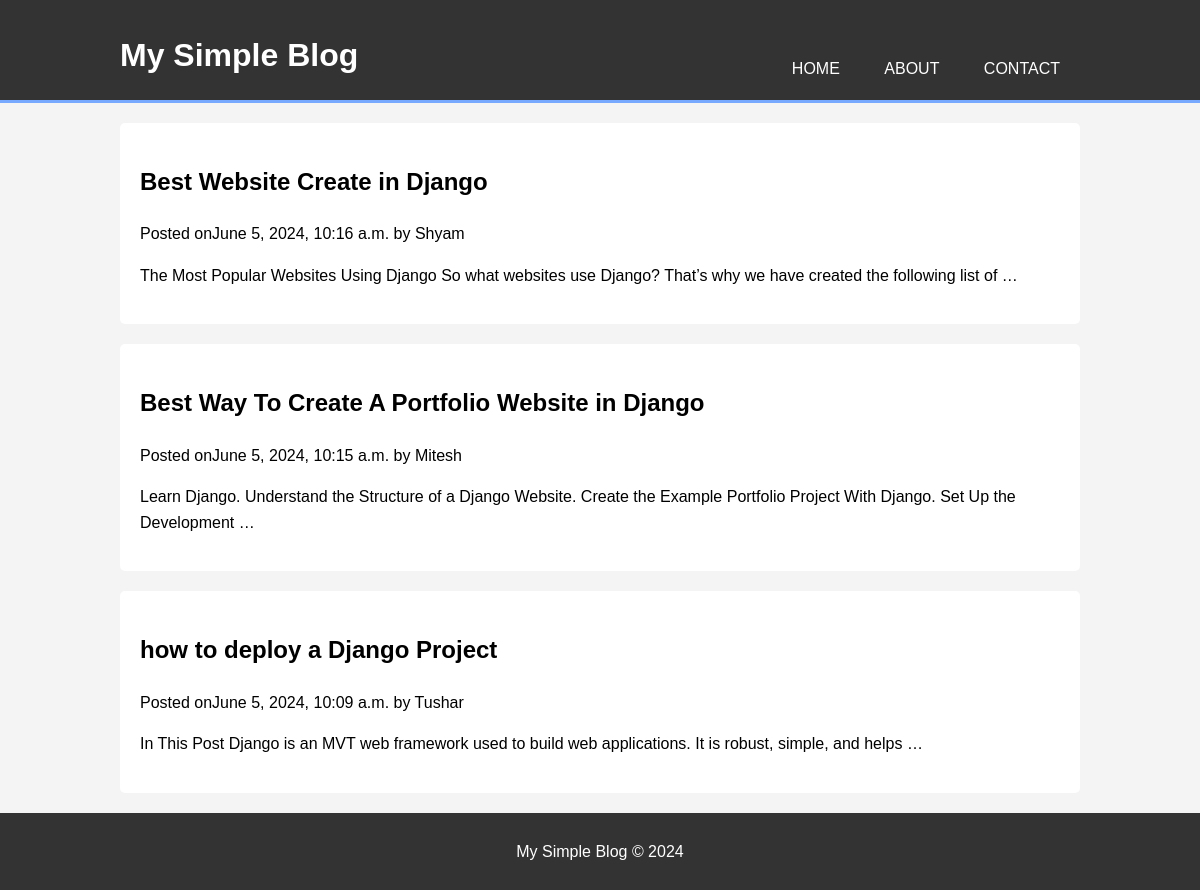
The page / on the database its author committed.
### posts/models.py (models this page shows)
class Post(models.Model):
    title = models.CharField(max_length=100)
    body =models.CharField(max_length=100000)
    created_at = models.DateTimeField(default=datetime.now,blank=True)
    creator = models.CharField(max_length=100)

### posts/views.py (the view)
# urls.py: path('', views.index,name='index'),
def index(request):
    posts = Post.objects.all()
    return render(request, 'index.html',{'posts': posts})

### templates/index.html (shortened to what this page needs)
{% load static %}
<!DOCTYPE html>
<html lang="en">
<head>
</head>
<body>
    <header>
        <div class="container">
            <div id="branding">
                <h1>My Simple Blog</h1>
            </div>
            <nav>
                <ul>
                    <li><a href="#">Home</a></li>
                    <li><a href="#">About</a></li>
                    <li><a href="#">Contact</a></li>
                </ul>
            </nav>
        </div>
    </header>
    <section class="container">
        {% for post in posts reversed %}
        <article>
            <a style="text-decoration:none; color:black" href="/post/{{post.id}}">
                <h2>{{ post.title }}</h2>
                <p>Posted on{{ post.created_at }} by {{  post.creator }}</p>
                <p>{{ post.body| truncatewords:20 }}</p>
            <a>
        </article>
        {% endfor %}
    </section>
    <footer>
        <p>My Simple Blog &copy; 2024</p>
    </footer>
</body>
</html>

### templates/index.html (style rules this page uses)
body { font-family: Arial, sans-serif; line-height: 1.6; margin: 0; padding: 0; background-color: #f4f4f4; }
.container { width: 80%; margin: auto; overflow: hidden; }
header { background: #333; color: #fff; padding-top: 30px; min-height: 70px; border-bottom: #77aaff 3px solid; }
header a { color: #fff; text-decoration: none; text-transform: uppercase; font-size: 16px; }
header ul { padding: 0; list-style: none; }
header li { display: inline; padding: 0 20px 0 20px; }
header #branding { float: left; }
header #branding h1 { margin: 0; }
header nav { float: right; margin-top: 10px; }
article { padding: 20px; margin-top: 20px; background: #fff; border-radius: 5px; }
footer { background: #333; color: #fff; text-align: center; padding: 10px; margin-top: 20px; }

### rows shown on the page
Post: title "Best Website Create in Django", created_at "June 5, 2024, 10:16 a.m.", creator "Shyam", body "The Most Popular Websites Using Django So what websites use Django? That’s why we have created the following list of …"
Post: title "Best Way To Create A Portfolio Website in Django", created_at "June 5, 2024, 10:15 a.m.", creator "Mitesh", body "Learn Django. Understand the Structure of a Django Website. Create the Example Portfolio Project With Django. Set Up the Development …"
Post: title "how to deploy a Django Project", created_at "June 5, 2024, 10:09 a.m.", creator "Tushar", body "In This Post Django is an MVT web framework used to build web applications. It is robust, simple, and helps …"
